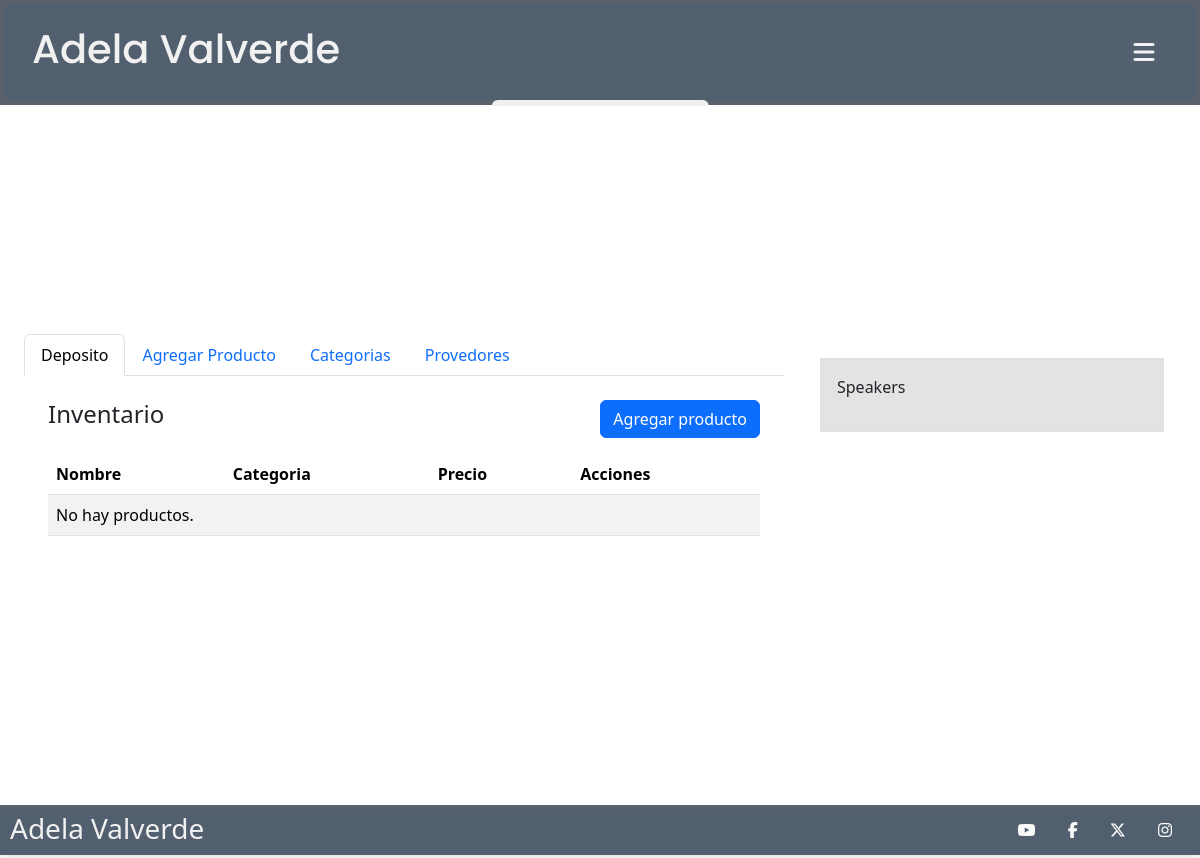
Page /store/products/invmgm (signed in) on the earlier database version.
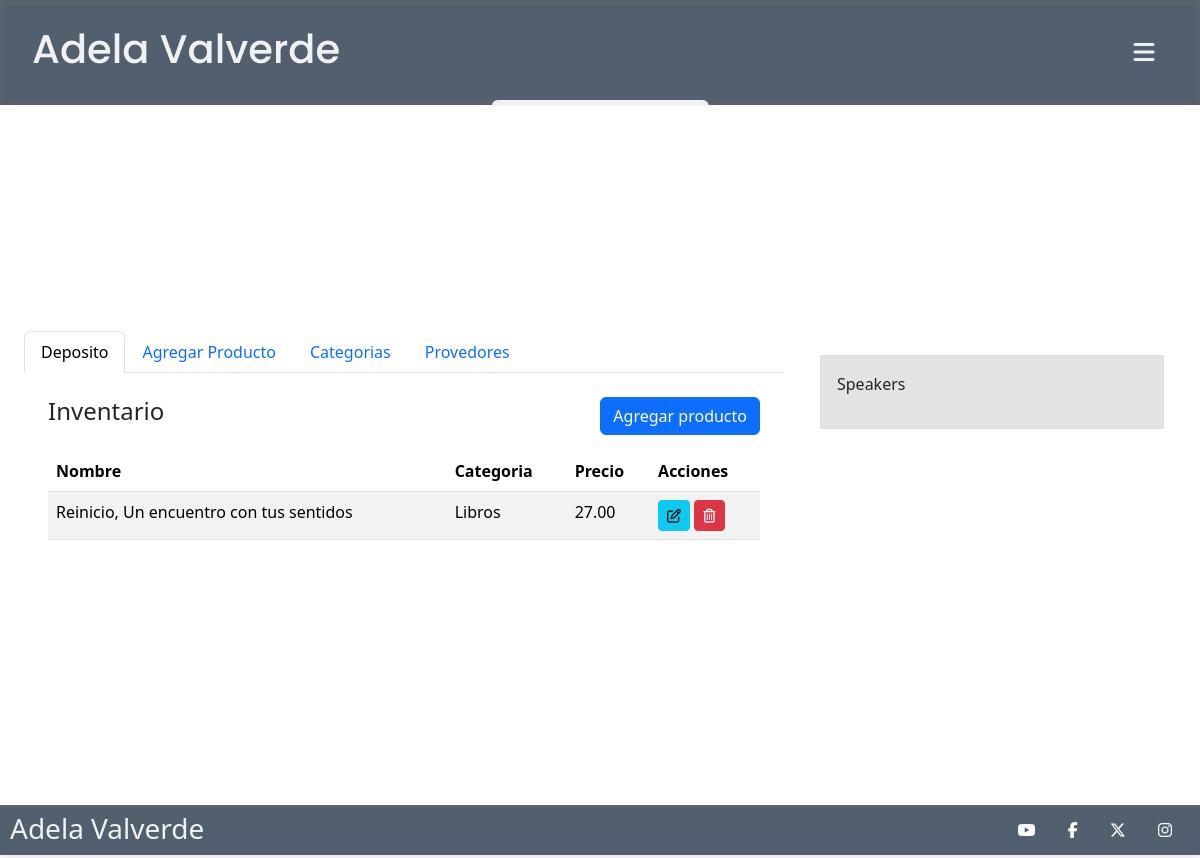
Same page on the later database version.
### store/models.py (models this page shows, shortened)
class Product(models.Model):
    def get_image_path(self, filename):
        name, ext = os.path.splitext(filename)
        return f'products/{slugify(name)}-{get_random_string(length=8)}{ext}'
    name = models.CharField(max_length=256)
    description = models.TextField()
    price = models.DecimalField(max_digits=6, decimal_places=2)
    created_by = models.ForeignKey(get_user_model(), on_delete=models.CASCADE, null=True, blank=True)
    category = models.ForeignKey('Category', null=True, blank=True, on_delete=models.SET_NULL, related_name='products')
    providers = models.ManyToManyField('Provider', related_name='articles', blank=True)
    other_site_link = models.URLField(blank=True, null=True)
    image = models.ImageField(upload_to=get_image_path, null=True, blank=True)

class Category(models.Model):
    class Meta:
        verbose_name_plural = 'Categories'
    name = models.CharField(max_length=256)
    def __str__(self):
        return self.name

### store/views.py (the view)
# urls.py: path('invmgm', views.InventoryManagementView.as_view(), name='invmgm'),
class InventoryManagementView(View):
    template_name = 'store/inventory_mgm.html'
    @method_decorator(login_required)
    def dispatch(self, *args, **kwargs):
        if not self.request.user.is_superuser:
            messages.error(self.request, "Only store owners can manage inventory.")
            return redirect('home')  # Redirect to home or another appropriate page
        return super().dispatch(*args, **kwargs)
    def get(self, request):
        products = Product.objects.all().order_by('-id')  # Order by most recent first
        categories = Category.objects.all()
        providers = Provider.objects.all()
        form = ProductForm()
        catform =CategoryForm
        context = {
            'products': products,
            'categories': categories,
            'providers': providers,
            'form': form,
            'catform':catform
        }
        return render(request, self.template_name, context)

### store/templates/store/inventory_mgm.html (shortened to what this page needs)
{% extends "base.html" %}
{% block content %}
<div class="row p-4">
    <div class="col-8">
        <ul class="nav nav-tabs" id="inventoryTabs" role="tablist">
            <li class="nav-item" role="presentation">
                <button class="nav-link active" id="warehouse-tab" data-bs-toggle="tab" data-bs-target="#warehouse" type="button" role="tab" aria-controls="warehouse" aria-selected="false">Deposito</button>
            </li>
            <li class="nav-item" role="presentation">
                <button class="nav-link" id="addProduct-tab" data-bs-toggle="tab" data-bs-target="#addProduct" type="button" role="tab" aria-controls="addProduct" aria-selected="false">Agregar Producto</button>
            </li>
            <li class="nav-item" role="presentation">
                <button class="nav-link" id="categories-tab" data-bs-toggle="tab" data-bs-target="#categories" type="button" role="tab" aria-controls="categories" aria-selected="false">Categorias</button>
            </li>
            <li class="nav-item" role="presentation">
                <button class="nav-link" id="providers-tab" data-bs-toggle="tab" data-bs-target="#providers" type="button" role="tab" aria-controls="providers" aria-selected="false">Provedores</button>
            </li>
        </ul>
        <div class="tab-content" id="inventoryTabsContent">
            <div class="tab-pane fade show active p-4" id="warehouse" role="tabpanel" aria-labelledby="warehouse-tab">
                <div class="d-flex justify-content-between">
                    <h4>Inventario</h4>
                    <a href="#" class="btn btn-primary mb-3 offset-1" onclick="event.preventDefault(); document.getElementById('addProduct-tab').click();"> Agregar producto</a>
                </div>
                <div>
                    <table class="table table-striped">
                        <thead>
                            <tr>
                                <th>Nombre</th>
                                <th>Categoria</th>
                                <th>Precio</th>
                                <th>Acciones</th>
                            </tr>
                        </thead>
                        <tbody>
                            {% for product in products %}
                            <tr>
                                <td>{{ product.name }}</td>
                                <td>{{ product.category.name }}</td>
                                <td>{{ product.price }}</td>
                                <td>
                                    <a href="{% url 'store:edit_product' product.id %}" class="btn btn-sm btn-info"><i class="fa-regular fa-pen-to-square"></i></a>
                                    <a href="{% url 'store:delete_product' product.id %}" class="btn btn-sm btn-danger" onclick="return confirm('Confirme para eliminar')"><i class="fa-regular fa-trash-can"></i></a>
                                </td>
                            </tr>
                            {% empty %}
                            <tr>
                                <td colspan="5">No hay productos.</td>
                            </tr>
                            {% endfor %}
                        </tbody>
                    </table>
                </div>
            </div>
        </div>
    </div>
    <div class="col-4 p-4">
        <div class="ticket border p-3 loto">
            <p>Speakers</p>
        </div>
    </div>
</div>
{% endblock %}

Differences in the rows shown:
added Product: name "Reinicio, Un encuentro con tus sentidos", category.name "Libros", price "27.00"
Other differences:
text no longer shown: "No hay productos."
